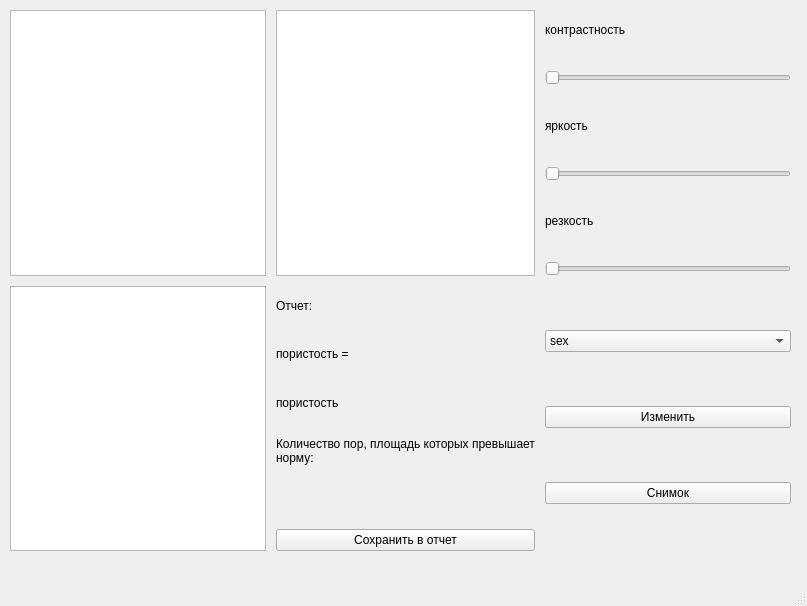
<?xml version="1.0" encoding="UTF-8"?>
<ui version="4.0">
 <class>MainWindow</class>
 <widget class="QMainWindow" name="MainWindow">
  <property name="geometry">
   <rect>
    <x>0</x>
    <y>0</y>
    <width>807</width>
    <height>606</height>
   </rect>
  </property>
  <property name="windowTitle">
   <string>MainWindow</string>
  </property>
  <widget class="QWidget" name="centralwidget">
   <widget class="QWidget" name="gridLayoutWidget">
    <property name="geometry">
     <rect>
      <x>0</x>
      <y>0</y>
      <width>801</width>
      <height>561</height>
     </rect>
    </property>
    <layout class="QGridLayout" name="gridLayout">
     <property name="leftMargin">
      <number>10</number>
     </property>
     <property name="topMargin">
      <number>10</number>
     </property>
     <property name="rightMargin">
      <number>10</number>
     </property>
     <property name="bottomMargin">
      <number>10</number>
     </property>
     <property name="spacing">
      <number>10</number>
     </property>
     <item row="6" column="1">
      <widget class="QGraphicsView" name="graphicsView_3"/>
     </item>
     <item row="1" column="2">
      <widget class="QGraphicsView" name="graphicsView"/>
     </item>
     <item row="1" column="1">
      <widget class="QGraphicsView" name="graphicsView_2"/>
     </item>
     <item row="6" column="3">
      <layout class="QVBoxLayout" name="verticalLayout_7">
       <item>
        <widget class="QComboBox" name="selectMaterialComboBox">
         <property name="accessibleName">
          <string>selectMaterialComboBox</string>
         </property>
         <property name="editable">
          <bool>false</bool>
         </property>
         <item>
          <property name="text">
           <string>sex</string>
          </property>
         </item>
         <item>
          <property name="text">
           <string>gay</string>
          </property>
         </item>
        </widget>
       </item>
       <item>
        <widget class="QPushButton" name="pushButton_2">
         <property name="text">
          <string>Изменить</string>
         </property>
        </widget>
       </item>
       <item>
        <widget class="QPushButton" name="pushButton_3">
         <property name="text">
          <string>Снимок</string>
         </property>
        </widget>
       </item>
      </layout>
     </item>
     <item row="6" column="2">
      <layout class="QVBoxLayout" name="verticalLayout_5">
       <item>
        <widget class="QLabel" name="label_4">
         <property name="text">
          <string>Отчет:</string>
         </property>
        </widget>
       </item>
       <item>
        <layout class="QHBoxLayout" name="horizontalLayout">
         <item>
          <widget class="QLabel" name="label_5">
           <property name="enabled">
            <bool>true</bool>
           </property>
           <property name="sizePolicy">
            <sizepolicy hsizetype="Preferred" vsizetype="Preferred">
             <horstretch>0</horstretch>
             <verstretch>0</verstretch>
            </sizepolicy>
           </property>
           <property name="text">
            <string>пористость = </string>
           </property>
          </widget>
         </item>
         <item>
          <widget class="QLabel" name="label_6">
           <property name="text">
            <string/>
           </property>
          </widget>
         </item>
        </layout>
       </item>
       <item>
        <layout class="QHBoxLayout" name="horizontalLayout_2">
         <item>
          <widget class="QLabel" name="label_7">
           <property name="text">
            <string>пористость</string>
           </property>
          </widget>
         </item>
         <item>
          <widget class="QLabel" name="label_8">
           <property name="text">
            <string/>
           </property>
          </widget>
         </item>
        </layout>
       </item>
       <item>
        <widget class="QLabel" name="label_9">
         <property name="sizePolicy">
          <sizepolicy hsizetype="Preferred" vsizetype="Preferred">
           <horstretch>0</horstretch>
           <verstretch>0</verstretch>
          </sizepolicy>
         </property>
         <property name="text">
          <string>Количество пор, площадь которых превышает норму:</string>
         </property>
         <property name="wordWrap">
          <bool>true</bool>
         </property>
        </widget>
       </item>
       <item>
        <widget class="QLabel" name="label_10">
         <property name="sizePolicy">
          <sizepolicy hsizetype="Preferred" vsizetype="Preferred">
           <horstretch>0</horstretch>
           <verstretch>0</verstretch>
          </sizepolicy>
         </property>
         <property name="text">
          <string/>
         </property>
        </widget>
       </item>
       <item>
        <widget class="QPushButton" name="pushButton">
         <property name="text">
          <string>Сохранить в отчет</string>
         </property>
        </widget>
       </item>
      </layout>
     </item>
     <item row="1" column="3">
      <layout class="QVBoxLayout" name="verticalLayout_4">
       <property name="spacing">
        <number>20</number>
       </property>
       <item>
        <layout class="QVBoxLayout" name="verticalLayout_3">
         <item>
          <widget class="QLabel" name="label_3">
           <property name="text">
            <string>контрастность</string>
           </property>
          </widget>
         </item>
         <item>
          <widget class="QSlider" name="horizontalSlider_3">
           <property name="orientation">
            <enum>Qt::Horizontal</enum>
           </property>
          </widget>
         </item>
        </layout>
       </item>
       <item>
        <layout class="QVBoxLayout" name="verticalLayout">
         <item>
          <widget class="QLabel" name="label">
           <property name="text">
            <string>яркость</string>
           </property>
          </widget>
         </item>
         <item>
          <widget class="QSlider" name="horizontalSlider">
           <property name="orientation">
            <enum>Qt::Horizontal</enum>
           </property>
          </widget>
         </item>
        </layout>
       </item>
       <item>
        <layout class="QVBoxLayout" name="verticalLayout_2">
         <item>
          <widget class="QLabel" name="label_2">
           <property name="text">
            <string>резкость</string>
           </property>
          </widget>
         </item>
         <item>
          <widget class="QSlider" name="horizontalSlider_2">
           <property name="orientation">
            <enum>Qt::Horizontal</enum>
           </property>
          </widget>
         </item>
        </layout>
       </item>
      </layout>
     </item>
    </layout>
   </widget>
  </widget>
  <widget class="QMenuBar" name="menubar">
   <property name="geometry">
    <rect>
     <x>0</x>
     <y>0</y>
     <width>807</width>
     <height>21</height>
    </rect>
   </property>
  </widget>
  <widget class="QStatusBar" name="statusbar"/>
 </widget>
 <resources/>
 <connections/>
</ui>
